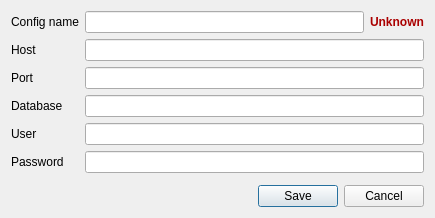
<?xml version="1.0" encoding="UTF-8"?>
<ui version="4.0">
 <class>Dialog</class>
 <widget class="QDialog" name="Dialog">
  <property name="geometry">
   <rect>
    <x>0</x>
    <y>0</y>
    <width>435</width>
    <height>204</height>
   </rect>
  </property>
  <property name="windowTitle">
   <string>PG Config editor</string>
  </property>
  <layout class="QFormLayout" name="formLayout">
   <item row="0" column="0">
    <widget class="QLabel" name="label_2">
     <property name="text">
      <string>Config name</string>
     </property>
    </widget>
   </item>
   <item row="0" column="1">
    <layout class="QHBoxLayout" name="horizontalLayout">
     <item>
      <widget class="QLineEdit" name="nameLineEdit"/>
     </item>
     <item>
      <widget class="QLabel" name="nameCheckLabel">
       <property name="styleSheet">
        <string notr="true">color: rgb(170, 0, 0);
font-weight: bold;</string>
       </property>
       <property name="text">
        <string>Unknown</string>
       </property>
      </widget>
     </item>
    </layout>
   </item>
   <item row="1" column="0">
    <widget class="QLabel" name="label">
     <property name="text">
      <string>Host</string>
     </property>
    </widget>
   </item>
   <item row="1" column="1">
    <widget class="QLineEdit" name="pgconfigHostLineEdit"/>
   </item>
   <item row="2" column="0">
    <widget class="QLabel" name="label_10">
     <property name="text">
      <string>Port</string>
     </property>
    </widget>
   </item>
   <item row="2" column="1">
    <widget class="QLineEdit" name="pgconfigPortLineEdit"/>
   </item>
   <item row="3" column="0">
    <widget class="QLabel" name="label_4">
     <property name="text">
      <string>Database</string>
     </property>
    </widget>
   </item>
   <item row="3" column="1">
    <widget class="QLineEdit" name="pgconfigDbLineEdit"/>
   </item>
   <item row="4" column="0">
    <widget class="QLabel" name="label_5">
     <property name="text">
      <string>User</string>
     </property>
    </widget>
   </item>
   <item row="4" column="1">
    <widget class="QLineEdit" name="pgconfigUserLineEdit"/>
   </item>
   <item row="5" column="0">
    <widget class="QLabel" name="label_9">
     <property name="text">
      <string>Password</string>
     </property>
    </widget>
   </item>
   <item row="5" column="1">
    <widget class="QLineEdit" name="pgconfigPasswordLineEdit"/>
   </item>
   <item row="6" column="1">
    <spacer name="verticalSpacer">
     <property name="orientation">
      <enum>Qt::Vertical</enum>
     </property>
     <property name="sizeHint" stdset="0">
      <size>
       <width>20</width>
       <height>40</height>
      </size>
     </property>
    </spacer>
   </item>
   <item row="7" column="1">
    <widget class="QDialogButtonBox" name="buttonBox">
     <property name="orientation">
      <enum>Qt::Horizontal</enum>
     </property>
     <property name="standardButtons">
      <set>QDialogButtonBox::Cancel|QDialogButtonBox::Save</set>
     </property>
    </widget>
   </item>
  </layout>
 </widget>
 <resources/>
 <connections>
  <connection>
   <sender>buttonBox</sender>
   <signal>accepted()</signal>
   <receiver>Dialog</receiver>
   <slot>accept()</slot>
   <hints>
    <hint type="sourcelabel">
     <x>248</x>
     <y>254</y>
    </hint>
    <hint type="destinationlabel">
     <x>157</x>
     <y>274</y>
    </hint>
   </hints>
  </connection>
  <connection>
   <sender>buttonBox</sender>
   <signal>rejected()</signal>
   <receiver>Dialog</receiver>
   <slot>reject()</slot>
   <hints>
    <hint type="sourcelabel">
     <x>316</x>
     <y>260</y>
    </hint>
    <hint type="destinationlabel">
     <x>286</x>
     <y>274</y>
    </hint>
   </hints>
  </connection>
 </connections>
</ui>
